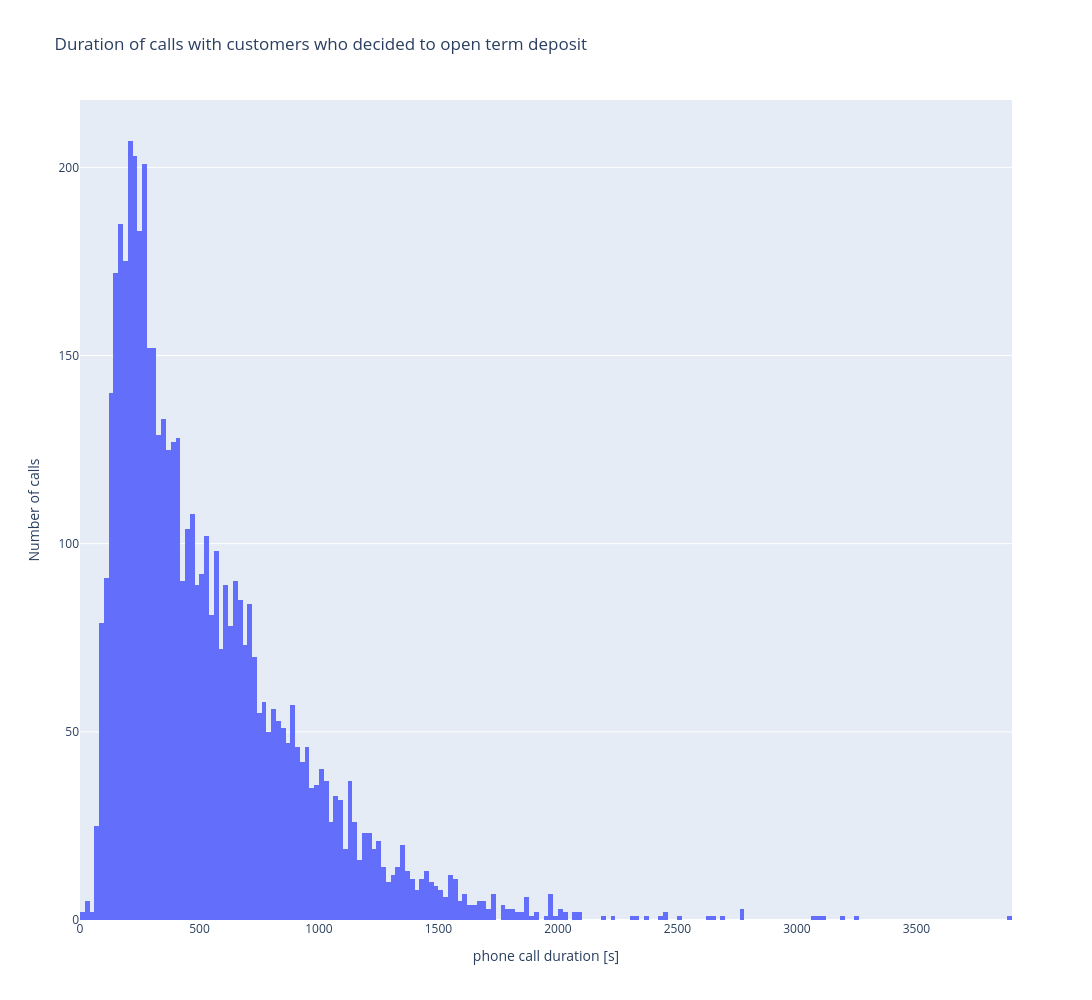

This figure's notebook cell:
### Code cell
import polars as pl

fast_banks = pl.from_pandas(bank_marketing_whole)

yes = fast_banks.filter(pl.col("y")== "yes")
fig_yes = px.histogram(yes,x="duration",labels={"duration" : "phone call duration [s]"},title = "Duration of calls with customers who decided to open term deposit")
fig_yes.update_layout(width=1500,height=1000, yaxis_title = "Number of calls")
fig_yes.update_traces(xbins=dict(
    start=0,
    end=4000,
    size=20 
))
fig_yes.show()

### Figure 1 — Plotly figure (JSON) as saved in the notebook; plotly's stock layout.template omitted (floating-point values rounded to 4 significant figures; data arrays with more than 128 entries replaced by an {"elided": "..."} marker saying what was removed)
{"data": [{"bingroup": "x", "hovertemplate": "phone call duration [s]=%{x}<br>count=%{y}<extra></extra>", "legendgroup": "", "marker": {"color": "#636efa", "pattern": {"shape": ""}}, "name": "", "orientation": "v", "showlegend": false, "type": "histogram", "x": {"elided": "5289 int values"}, "xaxis": "x", "xbins": {"end": 4000, "size": 20, "start": 0}, "yaxis": "y"}], "layout": {"barmode": "relative", "height": 1000, "legend": {"tracegroupgap": 0}, "title": {"text": "Duration of calls with customers who decided to open term deposit"}, "width": 1500, "xaxis": {"anchor": "y", "domain": [0, 1], "title": {"text": "phone call duration [s]"}}, "yaxis": {"anchor": "x", "domain": [0, 1], "title": {"text": "Number of calls"}}}}
